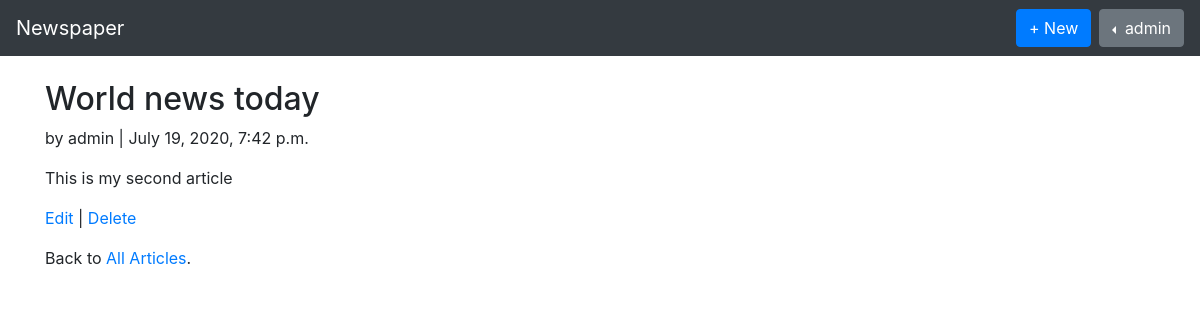
/articles/2/ (signed in), run on the app's committed database.
### users/models.py (models this page shows)
class CustomUser(AbstractUser):
    age = models.PositiveIntegerField(null=True, blank=True)

### articles/models.py (models this page shows, shortened)
class Article(models.Model):
    title = models.CharField(max_length=255)
    body = models.TextField()
    date = models.DateTimeField(auto_now_add=True)
    author = models.ForeignKey(
        get_user_model(),
        on_delete=models.CASCADE,
    )

### articles/views.py (the view)
# urls.py: path('<int:pk>/', ArticleDetailView.as_view(), name='article_detail'),
class ArticleDetailView(LoginRequiredMixin, DetailView):
    model = Article
    template_name = 'article_detail.html'
    login_url = 'login'

### templates/article_detail.html
{% extends 'base.html' %}
{% block content %}
    <div class="article-entry">
        <h2>{{ object.title }}</h2>
        <p>by {{ object.author }} | {{ object.date }}</p>
        <p>{{ object.body }}</p>
    </div>
    <p><a href="{% url 'article_edit' pk=article.pk %}">Edit</a> |
    <a href="{% url 'article_delete' pk=article.pk %}">Delete</a> </p>
    <p>Back to <a href="{% url 'article_list' %}">All Articles</a>.</p>
{% endblock content %}

### templates/navbar.html (shortened to what this page needs)
<nav class="navbar navbar-expand-md navbar-dark bg-dark mb-4">
    <a href="{% url 'home' %}" class="navbar-brand">Newspaper</a>
    <div class="collapse navbar-collapse" id="navbarCollapse">
        {% if user.is_authenticated %}
            <ul class="navbar-nav ml-auto">
                <li>
                    <a href="{% url 'article_new' %}" class="btn btn-primary mr-2">+ New</a>
                </li>
                <li>
                    <div class="btn-group dropleft">
                        <button class="btn btn-secondary dropdown-toggle" type="button" id="dropdownMenuButton" data-toggle="dropdown" aria-haspopup="true" aria-expanded="false">
                            {{ user.username }}
                        </button>
                      </div>
                </li>
            </ul>
        {% else %}
            <form action="" class="form-inline ml-auto">
                <a href="{% url 'login' %}" class="btn btn-outline-secondary">Log In</a>
                <a href="{% url 'signup' %}" class="btn btn-primary ml-2">Sign Up</a>
            </form>
        {% endif %}
    </div>
</nav>

### data on the page
CustomUser: username "admin"
Article: title "World news today", author "admin", date "July 19, 2020, 7:42 p.m.", body "This is my second article"
